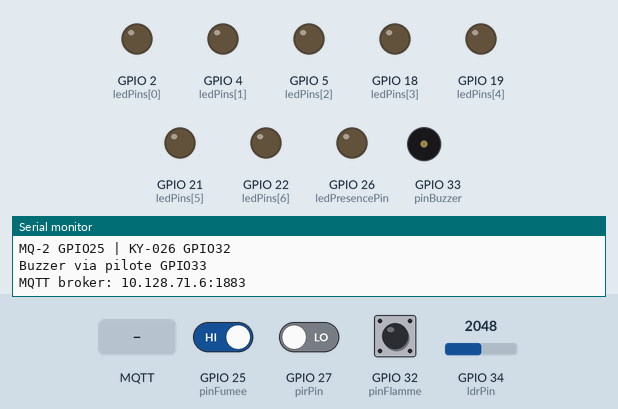
Simulated run of this sketch. Board: ESP32. Parts: output pins drawn as LEDs (lit = HIGH), buzzer (waves = sounding, pin HIGH), the last lines printed to the serial monitor. Dashed ring = blinking. The test bench sets the inputs (shaded band); at power-on: GPIO 27 (pirPin) LOW, GPIO 34 (ldrPin) = 2048, GPIO 25 (pinFumee) HIGH, GPIO 32 (pinFlamme) HIGH (analog values on the 0–4095 scale). WiFi joins after 1.5 s; servers stay silent unless stated; no MQTT or app messages arrive unless stated; not simulated (calls return 0 or success): secrets.h.

Above: at 1.2 s.
1.3 s: GPIO 27 (pirPin) driven HIGH
At 1.6 s:
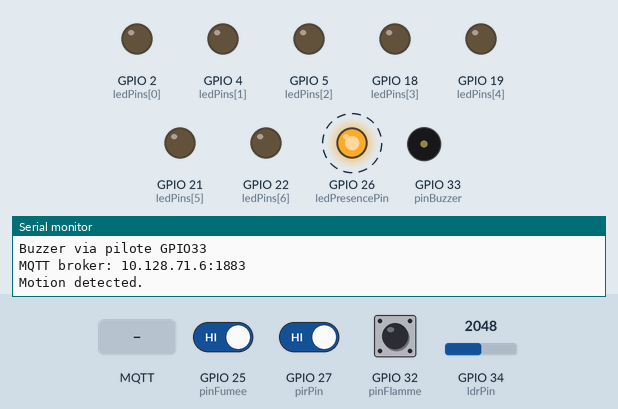
4.3 s: GPIO 34 (ldrPin) set to 1259
7.3 s: GPIO 34 (ldrPin) set to 1165
At 7.56 s:
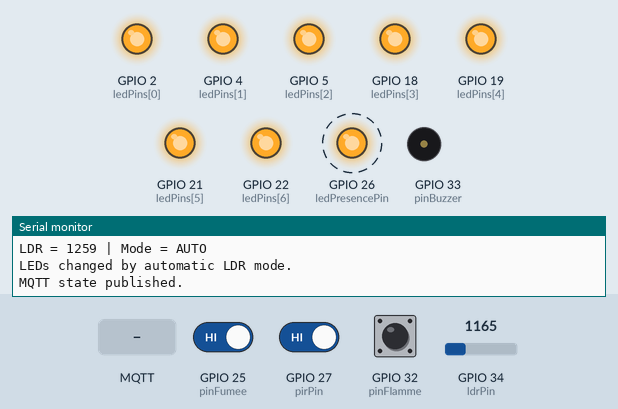
10.3 s: GPIO 25 (pinFumee) driven LOW
At 12.7 s:
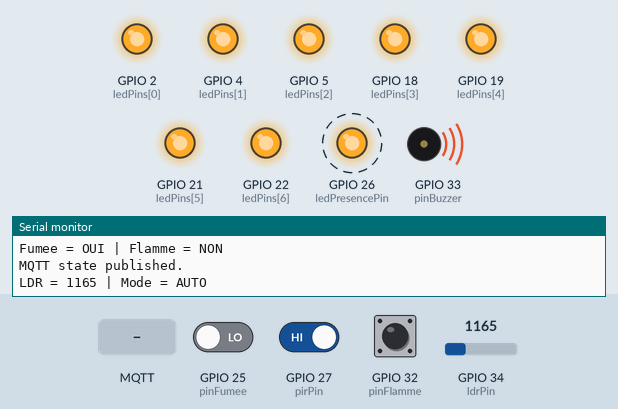
13.3 s: MQTT message "ALL:OFF" arrives on the first subscribed topic
At 14.58 s:
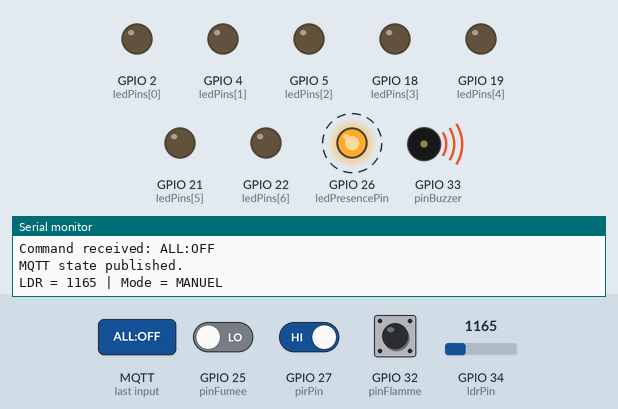
16.3 s: MQTT message "MODE:AUTO" arrives on the first subscribed topic
At 17.1 s:
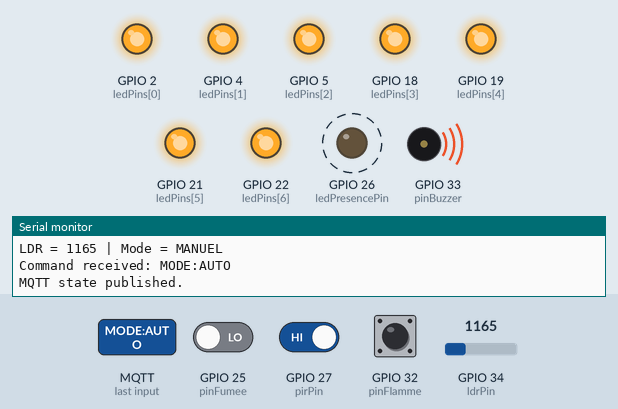
Timing chart, 0 to 20.3 s (numbered marks = the images above; inputs shaded):
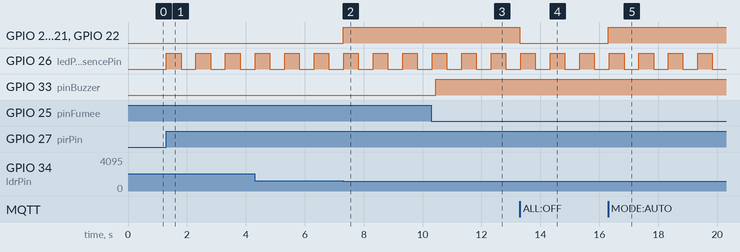

The sketch:

ESP32_1_Domotique_MQTT.ino
```cpp
#include "secrets.h"
#include <WiFi.h>
#include <PubSubClient.h>

// 2. MQTT : adresse actuelle du broker, à vérifier après reconnexion
const char* mqtt_server = "10.128.71.6";
const uint16_t mqtt_port = 1883;

const char* topic_command = "maison/commande";
const char* topic_state = "maison/etat";
const char* topic_presence = "maison/presence";
const char* topic_connexion = "maison/connexion";
const char* topic_incendie = "maison/incendie";

WiFiClient wifiClient;
PubSubClient mqtt(wifiClient);

// 3. LES 7 LED
const int ledPins[7] = {2, 4, 5, 18, 19, 21, 22};
bool ledStates[7] = {false, false, false, false, false, false, false};

// 4. PIR ET LED DE PRESENCE
const int pirPin = 27;
const int ledPresencePin = 26;

bool presenceDetectee = false;
bool etatLedPresence = false;
unsigned long dernierClignotement = 0;

// 5. LDR
const int ldrPin = 34;
const int seuilSombre = 1200;
const int seuilClair = 1800;

int valeurLDR = 0;
bool modeAuto = true;

unsigned long derniereLectureLDR = 0;
unsigned long dernierDebugLDR = 0;

// 6. INCENDIE
const int pinFumee = 25;    // MQ-2 : DO
const int pinFlamme = 32;   // KY-026 : DO
const int pinBuzzer = 33;   // Pilote du buzzer 5 V

bool fumeeDetectee = false;
bool flammeDetectee = false;
bool incendieDetecte = false;

// Filtrage : le signal doit rester stable 150 ms
const unsigned long filtreCapteur = 150;
int derniereLectureFumee = HIGH;
int derniereLectureFlamme = HIGH;
int etatStableFumee = HIGH;
int etatStableFlamme = HIGH;
unsigned long changementFumee = 0;
unsigned long changementFlamme = 0;

unsigned long dernierEtat = 0;
unsigned long derniereTentativeWiFi = 0;
unsigned long derniereTentativeMQTT = 0;

const unsigned long intervalleLDR = 250;
const unsigned long intervalleDebugLDR = 2000;
const unsigned long intervalleClignotement = 500;
const unsigned long intervalleEtat = 30000;
const unsigned long intervalleWiFi = 10000;
const unsigned long intervalleMQTT = 5000;

// 7. PUBLICATION DE L'ETAT
void publishState() {
  if (!mqtt.connected()) return;

  String body = "{\"leds\":[";

  for (int i = 0; i < 7; i++) {
    if (i > 0) body += ",";

    body += "{\"index\":";
    body += String(i);
    body += ",\"number\":";
    body += String(i + 1);
    body += ",\"gpio\":";
    body += String(ledPins[i]);
    body += ",\"on\":";
    body += (ledStates[i] ? "true" : "false");
    body += "}";
  }

  body += "],\"presence\":";
  body += (presenceDetectee ? "true" : "false");
  body += ",\"mode\":\"";
  body += (modeAuto ? "AUTO" : "MANUEL");
  body += "\",\"ldr\":";
  body += String(valeurLDR);
  body += ",\"fumee\":";
  body += (fumeeDetectee ? "true" : "false");
  body += ",\"flamme\":";
  body += (flammeDetectee ? "true" : "false");
  body += ",\"incendie\":";
  body += (incendieDetecte ? "true" : "false");
  body += "}";

  bool ok = mqtt.publish(topic_state, body.c_str(), true);

  mqtt.publish(
    topic_presence,
    presenceDetectee ? "1" : "0",
    true
  );

  mqtt.publish(
    topic_incendie,
    incendieDetecte ? "1" : "0",
    true
  );

  Serial.println(ok ? "MQTT state published." : "MQTT publish failed.");
}

// 8. COMMANDES DES LED
bool setAll(bool on) {
  bool changed = false;

  for (int i = 0; i < 7; i++) {
    if (ledStates[i] != on) {
      ledStates[i] = on;
      digitalWrite(ledPins[i], on ? HIGH : LOW);
      changed = true;
    }
  }

  return changed;
}

bool appliquerAuto() {
  if (!modeAuto) return false;

  if (valeurLDR <= seuilSombre) return setAll(true);
  if (valeurLDR >= seuilClair) return setAll(false);

  return false;
}

// 9. RECEPTION MQTT : commandes LED inchangées
void onMessage(char* topic, byte* payload, unsigned int length) {
  if (String(topic) != topic_command ||
      length == 0 || length > 40) return;

  String cmd;

  for (unsigned int i = 0; i < length; i++) {
    cmd += (char)payload[i];
  }

  cmd.trim();
  cmd.toUpperCase();

  Serial.print("Command received: ");
  Serial.println(cmd);

  if (cmd == "MODE:AUTO") {
    modeAuto = true;
    appliquerAuto();
    publishState();
    return;
  }

  if (cmd == "ALL:ON") {
    modeAuto = false;
    setAll(true);
    publishState();
    return;
  }

  if (cmd == "ALL:OFF") {
    modeAuto = false;
    setAll(false);
    publishState();
    return;
  }

  if (cmd.startsWith("LED:")) {
    int sep = cmd.indexOf(':', 4);

    if (sep > 4) {
      int index = cmd.substring(4, sep).toInt();
      String valeur = cmd.substring(sep + 1);

      if (index >= 0 && index < 7 &&
          (valeur == "ON" || valeur == "OFF")) {
        modeAuto = false;
        ledStates[index] = (valeur == "ON");
        digitalWrite(
          ledPins[index],
          ledStates[index] ? HIGH : LOW
        );
        publishState();
      }
    }
  }
}

// 10. LECTURE FILTREE DES CAPTEURS
void lireIncendie() {
  unsigned long maintenant = millis();

  int rawFumee = digitalRead(pinFumee);
  int rawFlamme = digitalRead(pinFlamme);

  if (rawFumee != derniereLectureFumee) {
    derniereLectureFumee = rawFumee;
    changementFumee = maintenant;
  }

  if (rawFlamme != derniereLectureFlamme) {
    derniereLectureFlamme = rawFlamme;
    changementFlamme = maintenant;
  }

  bool changement = false;

  if (maintenant - changementFumee >= filtreCapteur &&
      etatStableFumee != derniereLectureFumee) {
    etatStableFumee = derniereLectureFumee;
    changement = true;
  }

  if (maintenant - changementFlamme >= filtreCapteur &&
      etatStableFlamme != derniereLectureFlamme) {
    etatStableFlamme = derniereLectureFlamme;
    changement = true;
  }

  // D'après le test effectué : LOW signifie détection
  fumeeDetectee = (etatStableFumee == LOW);
  flammeDetectee = (etatStableFlamme == LOW);

  bool nouvelIncendie = fumeeDetectee || flammeDetectee;

  if (nouvelIncendie != incendieDetecte) {
    incendieDetecte = nouvelIncendie;

    // HIGH active le pilote du buzzer.
    // Si ton module pilote fonctionne à l'inverse,
    // il faudra inverser ces deux niveaux.
    digitalWrite(
      pinBuzzer,
      incendieDetecte ? HIGH : LOW
    );

    Serial.println(incendieDetecte
      ? "ALERTE : FUMEE OU FLAMME DETECTEE !"
      : "Alerte incendie terminee.");

    Serial.print("Fumee = ");
    Serial.print(fumeeDetectee ? "OUI" : "NON");
    Serial.print(" | Flamme = ");
    Serial.println(flammeDetectee ? "OUI" : "NON");

    changement = true;
  }

  // Publication uniquement en cas de changement
  if (changement) {
    publishState();
  }
}

// 11. RECONNEXION WI-FI
void gererWiFi() {
  if (WiFi.status() == WL_CONNECTED) return;

  unsigned long maintenant = millis();

  if (maintenant - derniereTentativeWiFi >= intervalleWiFi) {
    derniereTentativeWiFi = maintenant;
    Serial.println("WiFi disconnected. Retrying...");
    WiFi.disconnect();
    WiFi.begin(ssid, password);
  }
}

// 12. RECONNEXION MQTT AVEC LWT
void gererMQTT() {
  if (WiFi.status() != WL_CONNECTED) return;

  if (mqtt.connected()) {
    mqtt.loop();
    return;
  }

  unsigned long maintenant = millis();

  if (maintenant - derniereTentativeMQTT < intervalleMQTT) return;
  derniereTentativeMQTT = maintenant;

  Serial.print("Connecting to MQTT... ");

  bool ok = mqtt.connect(
    "MMI-ESP32-maison",
    topic_connexion,
    1,
    true,
    "offline"
  );

  if (ok) {
    Serial.println("OK");
    mqtt.publish(topic_connexion, "online", true);
    mqtt.subscribe(topic_command);
    publishState();
  } else {
    Serial.print("MQTT connection failed, code = ");
    Serial.println(mqtt.state());
  }
}

// 13. INITIALISATION
void setup() {
  Serial.begin(115200);

  for (int i = 0; i < 7; i++) {
    pinMode(ledPins[i], OUTPUT);
    digitalWrite(ledPins[i], LOW);
  }

  pinMode(ldrPin, INPUT);
  analogReadResolution(12);

  pinMode(pirPin, INPUT);
  pinMode(ledPresencePin, OUTPUT);
  digitalWrite(ledPresencePin, LOW);

  pinMode(pinFumee, INPUT);
  pinMode(pinFlamme, INPUT);
  pinMode(pinBuzzer, OUTPUT);
  digitalWrite(pinBuzzer, LOW);

  // Initialiser les états des capteurs sans fausse transition
  derniereLectureFumee = digitalRead(pinFumee);
  derniereLectureFlamme = digitalRead(pinFlamme);
  etatStableFumee = derniereLectureFumee;
  etatStableFlamme = derniereLectureFlamme;
  changementFumee = millis();
  changementFlamme = millis();

  fumeeDetectee = (etatStableFumee == LOW);
  flammeDetectee = (etatStableFlamme == LOW);
  incendieDetecte = fumeeDetectee || flammeDetectee;

  digitalWrite(pinBuzzer, incendieDetecte ? HIGH : LOW);

  WiFi.mode(WIFI_STA);
  WiFi.setSleep(false);
  WiFi.setAutoReconnect(true);

  mqtt.setServer(mqtt_server, mqtt_port);
  mqtt.setCallback(onMessage);
  mqtt.setBufferSize(512);
  mqtt.setSocketTimeout(2);
  mqtt.setKeepAlive(20);

  Serial.println("MaMaisonIntelligente MQTT + incendie");
  Serial.println("LDR GPIO34 | PIR GPIO27");
  Serial.println("MQ-2 GPIO25 | KY-026 GPIO32");
  Serial.println("Buzzer via pilote GPIO33");

  WiFi.begin(ssid, password);
  derniereTentativeWiFi = millis();

  Serial.print("MQTT broker: ");
  Serial.print(mqtt_server);
  Serial.print(":");
  Serial.println(mqtt_port);
}

// 14. BOUCLE PRINCIPALE
void loop() {
  gererWiFi();
  gererMQTT();

  unsigned long maintenant = millis();

  if (maintenant - derniereLectureLDR >= intervalleLDR) {
    derniereLectureLDR = maintenant;
    valeurLDR = analogRead(ldrPin);

    if (modeAuto && appliquerAuto()) {
      Serial.println("LEDs changed by automatic LDR mode.");
      publishState();
    }
  }

  if (maintenant - dernierDebugLDR >= intervalleDebugLDR) {
    dernierDebugLDR = maintenant;
    Serial.print("LDR = ");
    Serial.print(valeurLDR);
    Serial.print(" | Mode = ");
    Serial.println(modeAuto ? "AUTO" : "MANUEL");
  }

  bool mouvement = (digitalRead(pirPin) == HIGH);

  if (mouvement) {
    if (!presenceDetectee) {
      presenceDetectee = true;
      etatLedPresence = true;
      dernierClignotement = maintenant;
      digitalWrite(ledPresencePin, HIGH);
      Serial.println("Motion detected.");
      publishState();
    }

    if (maintenant - dernierClignotement >= intervalleClignotement) {
      dernierClignotement = maintenant;
      etatLedPresence = !etatLedPresence;
      digitalWrite(ledPresencePin, etatLedPresence ? HIGH : LOW);
    }
  } else if (presenceDetectee) {
    presenceDetectee = false;
    etatLedPresence = false;
    digitalWrite(ledPresencePin, LOW);
    Serial.println("No more motion.");
    publishState();
  }

  lireIncendie();

  if (mqtt.connected() &&
      maintenant - dernierEtat >= intervalleEtat) {
    dernierEtat = maintenant;
    publishState();
  }

  delay(2);
}
```

Measured:
- the behaviour switches between 1201 and 1200 on GPIO 34 (ldrPin) (found by bisection; images 1 and 2)
- after the input at 1.3 s, GPIO 26 (ledPresencePin): alternates HIGH for 0.50 s and LOW for 0.50 s, starting at once
- after the input at 7.3 s, GPIO 2 (ledPins[0]), GPIO 4 (ledPins[1]), GPIO 5 (ledPins[2]), GPIO 18 (ledPins[3]), GPIO 19 (ledPins[4]), GPIO 21 (ledPins[5]), GPIO 22 (ledPins[6]): LOW → HIGH at once
- after the input at 10.3 s, GPIO 33 (pinBuzzer): LOW → HIGH after 0.15 s
- after the input at 13.3 s, GPIO 2 (ledPins[0]), GPIO 4 (ledPins[1]), GPIO 5 (ledPins[2]), GPIO 18 (ledPins[3]), GPIO 19 (ledPins[4]), GPIO 21 (ledPins[5]), GPIO 22 (ledPins[6]): HIGH → LOW at once
- after the input at 16.3 s, GPIO 2 (ledPins[0]), GPIO 4 (ledPins[1]), GPIO 5 (ledPins[2]), GPIO 18 (ledPins[3]), GPIO 19 (ledPins[4]), GPIO 21 (ledPins[5]), GPIO 22 (ledPins[6]): LOW → HIGH at once
